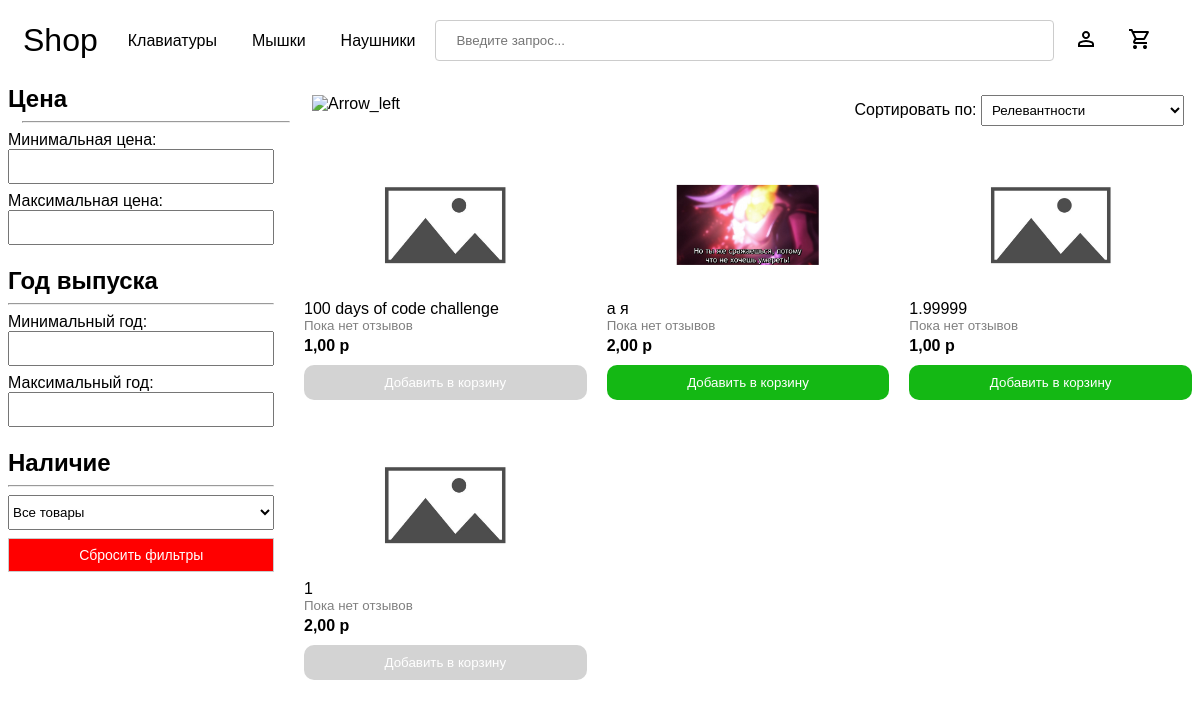
Before: /catalog/keyboard/ with the older database file.
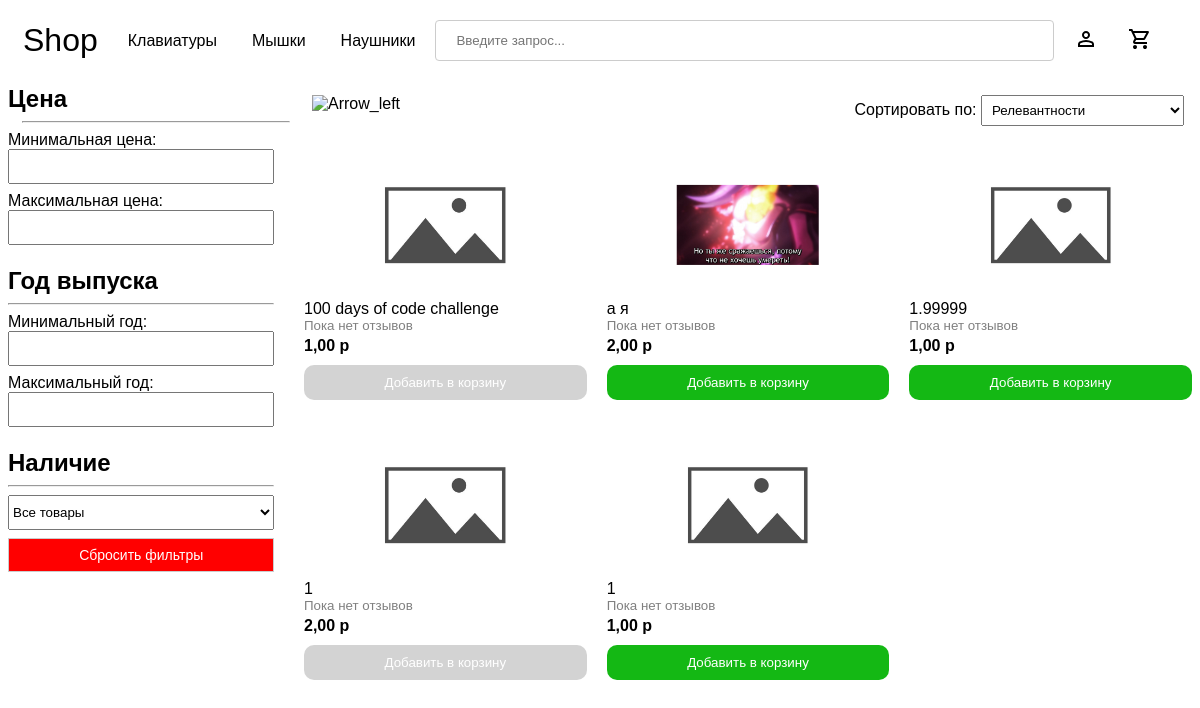
After: the same page with the newer database file.
### base/models.py (models this page shows, shortened)
class Product(models.Model):
    product_types = [
        ('keyboard', 'Клавиатура'),
        ('mouse', 'Мышь'),
        ('headphones', 'Наушники'),
    ]
    id = models.AutoField(primary_key=True)
    type = models.CharField(max_length=40, choices=product_types,default='')
    name = models.CharField(max_length=200)
    price = models.DecimalField(validators=[MinValueValidator(0)],decimal_places=2, max_digits=10)
    amount = models.IntegerField(validators=[MinValueValidator(0)])
    year = models.IntegerField(validators=[MinValueValidator(1970),MaxValueValidator(2030)])
    description = models.JSONField(null=True,blank=True)
    created = models.DateTimeField(auto_now_add = True)
    @property
    def first_image(self):
        return self.images.first()
    @property
    def get_review_count(self):
        return self.review_set.count() or 0

class ProductImage(models.Model):
    product_id = models.ForeignKey(Product, on_delete=models.CASCADE, related_name="images", null=True)
    image = models.ImageField(upload_to="product_images/", null=True, blank=True)

### base/views.py (the view)
# urls.py: path('catalog/<str:page>/',views.catalog, name = 'catalog'),
def catalog(request, page):
    q = request.GET.get('q', '')
    sort_param = request.GET.get('sort', '')
    min_price = request.GET.get('min_price') or '-1'
    max_price = request.GET.get('max_price') or '9999999'
    min_year = request.GET.get('min_year') or '-1'
    max_year = request.GET.get('max_year') or '9999999'
    availability = int(request.GET.get('availability', -1))
    if page == 'all':
        products = Product.objects.filter(name__icontains=q,
                                            price__gte=min_price,
                                            price__lte=max_price,
                                            year__gte=min_year,
                                            year__lte=max_year,
                                            amount__gt=availability)
    else:
        products = Product.objects.filter(type=page,
                                        price__gte=min_price,
                                        price__lte=max_price,
                                        year__gte=min_year,
                                        year__lte=max_year,
                                        amount__gt=availability)
    if sort_param:
        products = products.order_by(sort_param)
    amount_of_products = len(products)
    context = {
        'products': products,
        'page':page,
        'q':q,
        'min_price':min_price,
        'max_price':max_price,
        'min_year':min_year,
        'max_year':max_year,
        'availability':availability,
        'sort':sort_param,
        'amount_of_products': amount_of_products
    }
    if request.headers.get('X-Requested-With') == 'XMLHttpRequest':
        html = render(request,'catalog_grid_innerHTML.html',context)
        return JsonResponse({'html':html.content.decode('utf-8')})
    else:
        return render(request, 'catalog.html', context)

### base/context_processors.py (called while the page is built)
def cart_item_count(request):
    cart_count = 0
    cart = None
    if request.user.is_authenticated:
        cart,_ = Cart.objects.get_or_create(user=request.user, status = '-')
    elif request.session.session_key != None:
        cart,_ = Cart.objects.get_or_create(session_key=request.session.session_key,status = '-')
    if cart:
        cart_products = CartItem.objects.filter(cart=cart)
        if cart_products.exists():
            cart_count = cart_products.aggregate(Sum('quantity'))['quantity__sum']
        else:
            cart_count = 0
    return {'cart_item_count': cart_count}

### base/templatetags/custom_filters.py (called while the page is built)
@register.filter
def number(string):
    return float(string)

### templates/catalog.html (shortened to what this page needs)
<!DOCTYPE html>
{% load custom_filters %}
{% load static %}
<html lang="en">
    <head>
</head>
<body>
    <div class="navbar-div">
        {% include 'navbar.html' %}
    </div>
    <div class="home-container">
        <div class="filter-form">
            <h2>Цена</h2>
            <hr>
            <form method="get">
                <div>
                    <label for="min_price">Минимальная цена:</label>
                    <input type="number" name="min_price" id="min_price" value="{% if min_price|number > 0 %}{{min_price}}{% endif %}">
                </div>
                <div>
                    <label for="max_price">Максимальная цена:</label>
                    <input type="number" name="max_price" id="max_price" value="{% if max_price|number < 9999999 %}{{ max_price }}{% endif %}">
                </div>
                <br>
                <h2>Год выпуска</h2>
                <hr>
                <div>
                    <label for="min_year">Минимальный год:</label>
                    <input type="number" name="min_year" id="min_year" value="{% if min_year|number > 0 %}{{ min_year }}{% endif %}">
                </div>
                <div>
                    <label for="max_year">Максимальный год:</label>
                    <input type="number" name="max_year" id="max_year" value="{% if max_year|number < 9999999 %}{{ max_year }}{% endif %}">
                </div>
                <br>
                <h2>Наличие</h2>
                <hr>
                <select name="availability" id="availability">
                    <option value="-1" {% if availability == -1 %} selected {% endif %}>Все товары</option>
                </select>
                <button
                    type="button"
                    class="reset-filter-button"
                    onclick="resetFilters()">
                    Сбросить фильтры
                </button>
            </form>
        </div>
        <div>
            <div class="sorting-container">
                <div class="div-mod">
                <a onclick="modifyAndHideLayout()">
                    <img id='filter-hide' src="{% static 'images/arrow_left.svg' %}" alt="Arrow_left">
                </a>
                </div>
                <form method="get">
                    <label for="sort">Сортировать по:</label>
                    <select name="sort" id="sort">
                        <option value="">Релевантности</option>
                    </select>
                </form>
            </div>
            <div class="product-grid">
                {% include "catalog_grid_innerHTML.html" %}
            </div>
        </div>
    </div>
</body>
</html>

### templates/catalog_grid_product_innerHTML.html
{% load static %}
{% load custom_filters %}
<div class="product-item">
    <a href="{% url 'info' product.id %}" class="pic-link">
        <div class="image-container">
            {% if product.first_image.image.url %}
                <img src="{{ product.first_image.image.url}}" alt="{{ product.name }}">
            {% else %}
                <img src="{% static 'images/placeholder.jpg' %}" alt="Placeholder">
            {% endif %}
        </div>
    </a>
    <a href="{% url 'info' product.id %}" class="product-title">{{ product.name }}</a>
    {% if product.get_review_count != 0 %}
        <div class="rating">
            <div class="Stars" style="--rating: {{ product.get_average_rating  }};"></div>
            <p class="average-rating">&nbsp;{{ product.get_average_rating }}&nbsp;</p>
            ({{ product.get_review_count }})
        </div>
    {% else %}
        <small>Пока нет отзывов</small>
    {% endif %}
    <strong class="price">{{ product.price }} р</strong>
    <div class="add-to-cart-div">
        {% if product.amount > 0 and request.user.is_staff == False %}
        <button value="{{ product.id }}" class="button add-to-cart-button" onclick="addToCart(this.value)">Добавить в корзину</button>
        {% else %}
        <button value="{{ product.id }}" class="button add-to-cart-button" disabled>Добавить в корзину</button>
        {% endif %}
    </div>
</div>

Changed rows visible on the page:
added Product: name "1", shows "Пока нет отзывов", price "1,00", {{ product.id }} 29 (drawn)
